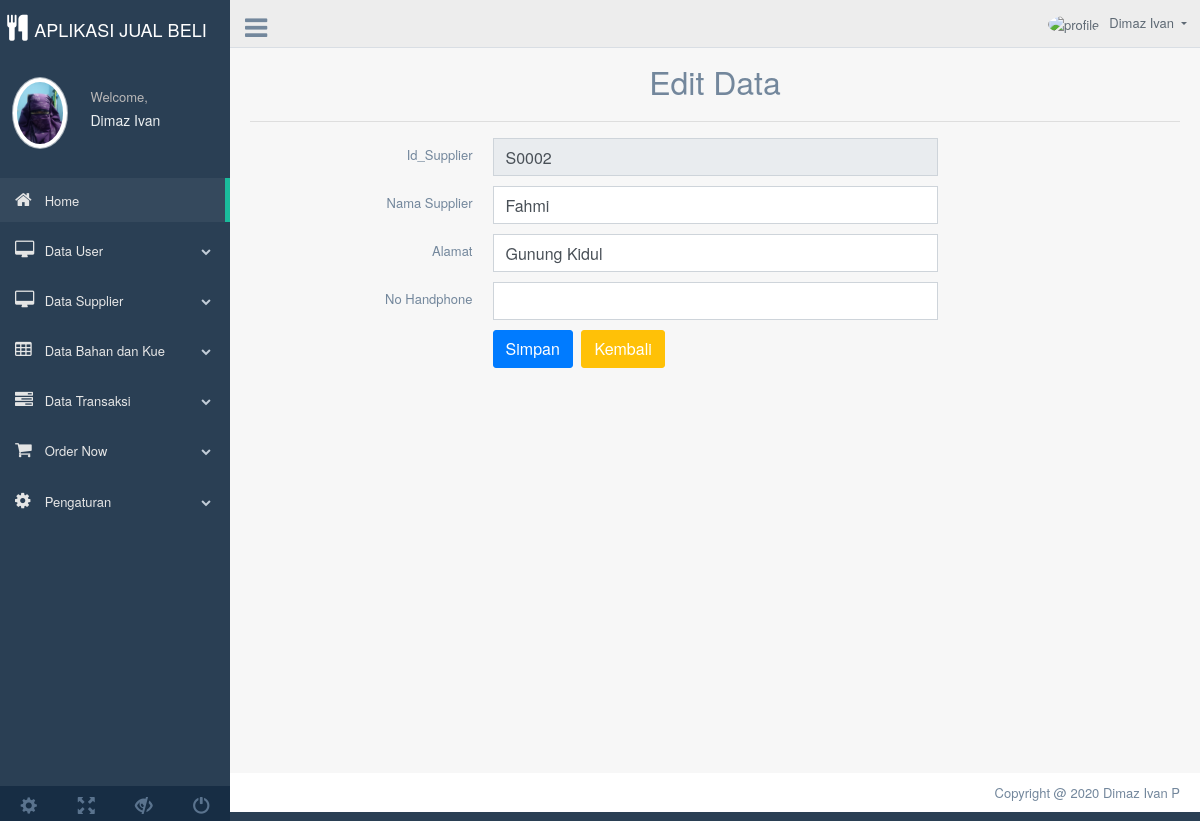
The app's page /Uas_Pweb/Index.php?page=Edit_Supplier&Id_Supplier=S0002 (signed in) with its own data.
### tables this page shows
CREATE TABLE `supplier` (
  `Id_Supplier` varchar(5) NOT NULL,
  `Nama_Supplier` varchar(50) NOT NULL,
  `Alamat_Supplier` varchar(50) NOT NULL,
  `No_Hp_Supplier` varchar(13) NOT NULL
);

### Uas_Pweb/Control/Edit_Supplier.php (the view, shortened to what this page needs)
<?php include('Koneksi.php'); ?>
<div class="container" style="margin-top:20px">
	<center>
		<font size="6">Edit Data</font>
	</center>
	<hr>
	<?php
	if (isset($_GET['Id_Supplier'])) {
		$Id_Supplier = $_GET['Id_Supplier'];
		$select = mysqli_query($conn, "SELECT * FROM Supplier WHERE Id_Supplier='$Id_Supplier'") or die(mysqli_error($conn));
		if (mysqli_num_rows($select) == 0) {
			echo '<div class="alert alert-warning">Id Supplier tidak ditemukan.</div>';
			exit();
		} else {
			$data = mysqli_fetch_assoc($select);
		}
	}
	?>
	<form action="Index.php?page=Edit_Supplier&Id_Supplier=<?php echo $Id_Supplier; ?>" method="post">
		<div class="item form-group">
			<label class="col-form-label col-md-3 col-sm-3 label-align">Id_Supplier</label>
			<div class="col-md-6 col-sm-6">
				<input type="text" name="Id_Supplier" class="form-control" size="4" value="<?php echo $data['Id_Supplier']; ?>" readonly required>
			</div>
		</div>
		<div class="item form-group">
			<label class="col-form-label col-md-3 col-sm-3 label-align">Nama Supplier</label>
			<div class="col-md-6 col-sm-6">
				<input type="text" name="Nama_Supplier" class="form-control" value="<?php echo $data['Nama_Supplier']; ?>" required>
			</div>
		</div>
		<div class="item form-group">
			<label class="col-form-label col-md-3 col-sm-3 label-align">Alamat</label>
			<div class="col-md-6 col-sm-6">
				<input type="text" name="Alamat_Supplier" class="form-control" value="<?php echo $data['Alamat_Supplier']; ?>" required>
			</div>
		</div>
		<div class="item form-group">
			<label class="col-form-label col-md-3 col-sm-3 label-align">No Handphone</label>
			<div class="col-md-6 col-sm-6">
				<input type="text" name="No_Hp_Supplier" pattern="[0-9]{11,13}" title="Nomor handphone harus antara 11-13 digit" class="form-control">
			</div>
		</div>
		<div class="item form-group">
			<div class="col-md-6 col-sm-6 offset-md-3">
				<input type="submit" name="submit" class="btn btn-primary" value="Simpan">
				<a href="Index.php?page=Tampil_Supplier" class="btn btn-warning">Kembali</a>
			</div>
		</div>
	</form>
</div>

### records on screen
supplier: Id_Supplier "S0002", Nama_Supplier "Fahmi", Alamat_Supplier "Gunung Kidul"
